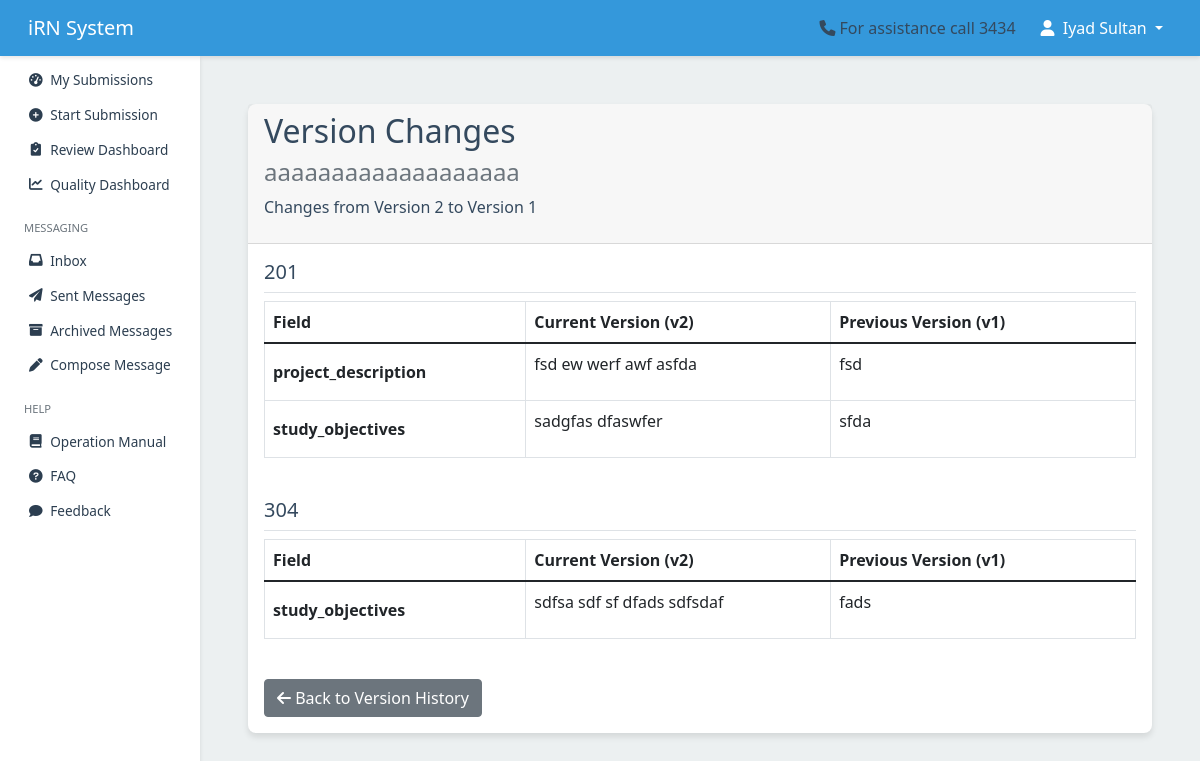
/submission/compare-version/89/2/1/ (signed in), run on an earlier commit of the app's database.
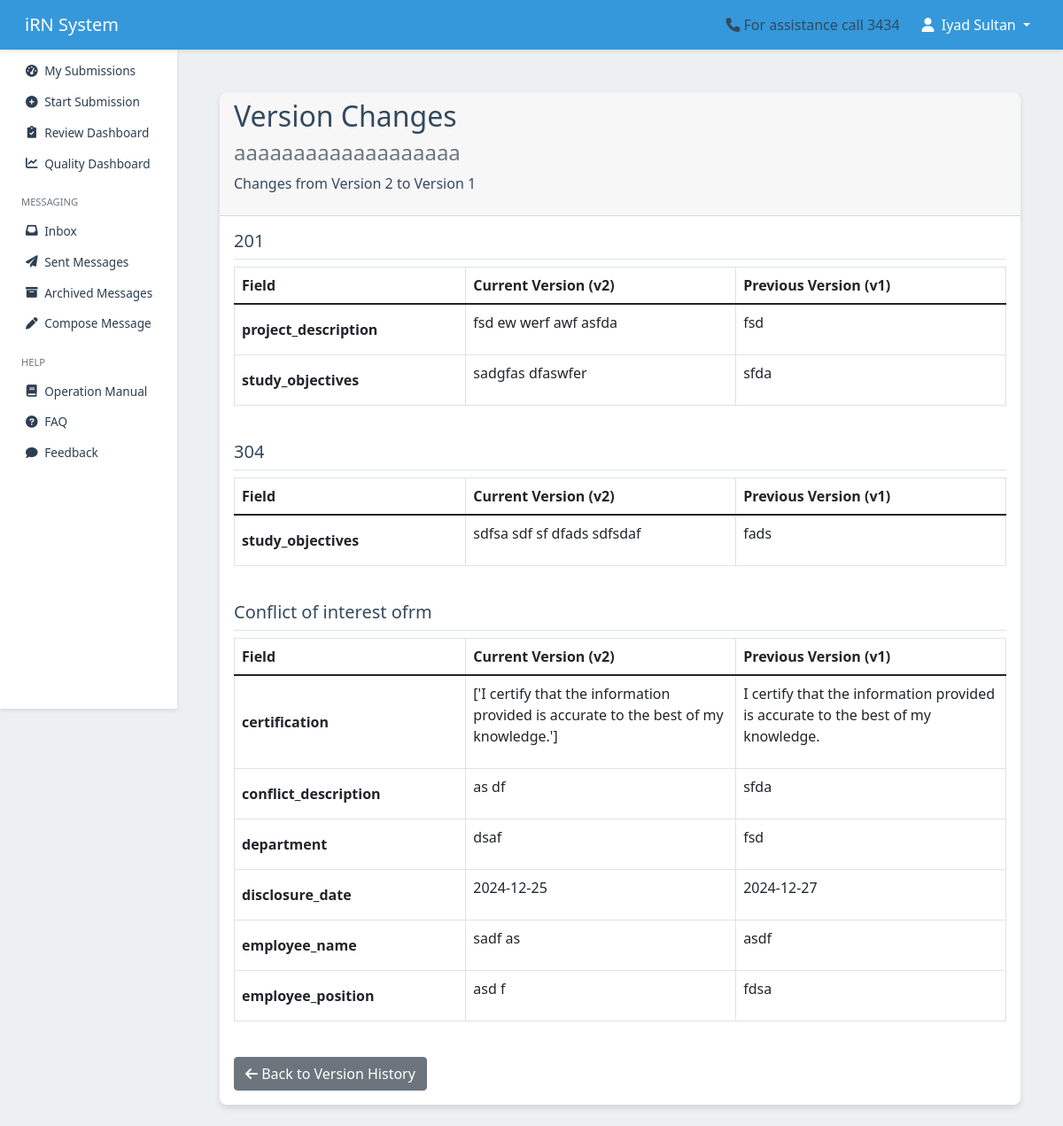
And on a later commit of the database.
### forms_builder/models.py (models this page shows, shortened)
class DynamicForm(models.Model):
    name = models.CharField(max_length=255)
    version = models.PositiveIntegerField(default=1)
    date_created = models.DateTimeField(auto_now_add=True)
    requested_per_investigator = models.BooleanField(
        default=False,
        help_text="If checked, one form will be required per investigator"
    )
    study_types = models.ManyToManyField(StudyType, related_name='forms')
    json_input = models.TextField(blank=True, null=True)
    order = models.PositiveIntegerField(
        default=0,
        help_text='Defines the sequence in which forms appear'
    )
    class Meta:
        verbose_name = 'Dynamic Form'
        verbose_name_plural = 'Dynamic Forms'
        ordering = ['order', 'name']  # Added this line to set default ordering

### submission/models.py (models this page shows, shortened)
class FormDataEntry(models.Model):
    submission = models.ForeignKey(Submission, related_name='form_data_entries', on_delete=models.CASCADE)
    form = models.ForeignKey(DynamicForm, on_delete=models.CASCADE)
    field_name = models.CharField(max_length=255)
    value = models.TextField()
    date_saved = models.DateTimeField(auto_now=True)
    version = models.PositiveIntegerField(default=1)
    study_action = models.ForeignKey(
        'StudyAction',
        null=True,
        blank=True,
        on_delete=models.CASCADE,
        related_name='form_data_entries'
    )
    class Meta:
        indexes = [
            models.Index(fields=['submission', 'form', 'field_name']),
        ]
    @classmethod
    def get_version_data(cls, submission, version):
        entries = cls.objects.filter(
            submission=submission,
            version=version
        ).select_related('form')
        form_data = {}
        for entry in entries:
            if entry.form_id not in form_data:
                form_data[entry.form_id] = {
                    'form': entry.form,
                    'fields': {}
                }
            try:
                if isinstance(entry.value, str) and entry.value.startswith('['):
                    value = ', '.join(json.loads(entry.value))
                else:
                    value = entry.value
            except (json.JSONDecodeError, TypeError):
                value = entry.value
            form_data[entry.form_id]['fields'][entry.field_name] = value
        return form_data

### submission/views.py (the view)
@login_required
def compare_version(request, submission_id, version1, version2):
    submission = get_object_or_404(Submission, temporary_id=submission_id)
    if not submission.can_user_view(request.user):
        messages.error(request, "You don't have permission to view this submission.")
        return redirect('submission:dashboard')
    data_version1 = FormDataEntry.get_version_data(submission, version1)
    data_version2 = FormDataEntry.get_version_data(submission, version2)
    all_form_ids = set(data_version1.keys()) | set(data_version2.keys())
    comparison_data = []
    for form_id in all_form_ids:
        form_v1 = data_version1.get(form_id, {'fields': {}})
        form_v2 = data_version2.get(form_id, {'fields': {}})
        all_fields = set(form_v1['fields'].keys()) | set(form_v2['fields'].keys())
        changes = []
        for field in sorted(all_fields):
            v1_value = form_v1['fields'].get(field, 'Not provided')
            v2_value = form_v2['fields'].get(field, 'Not provided')
            if v1_value != v2_value:
                changes.append({
                    'field': field,
                    'previous_value': v1_value,
                    'current_value': v2_value
                })
        if changes:
            form_name = (form_v1.get('form') or form_v2.get('form')).name
            comparison_data.append({
                'form_name': form_name,
                'changes': changes
            })
    return render(request, 'submission/compare_versions.html', {
        'submission': submission,
        'previous_version': version1,
        'version': version2,
        'comparison_data': comparison_data
    })

### submission/models.py (called while the page is built, shortened)
    def can_user_edit(self, user):
        if user == self.primary_investigator:
            return True
        return (self.coinvestigators.filter(user=user, can_edit=True).exists() or
                self.research_assistants.filter(user=user, can_edit=True).exists())

    def can_user_view(self, user):
        if self.can_user_edit(user) or self.can_user_submit(user):
            return True

### submission/templates/submission/compare_versions.html (shortened to what this page needs)
{% extends 'users/base.html' %}
{% load static %}
{% block content %}
<div class="container mt-4">
    <div class="card">
        <div class="card-header">
            <h2>Version Changes</h2>
            <h4 class="text-muted">{{ submission.title }}</h4>
            <p>Changes from Version {{ previous_version }} to Version {{ version }}</p>
        </div>
        <div class="card-body">
            {% if comparison_data %}
                {% for form_data in comparison_data %}
                    <div class="mb-4">
                        <h5 class="border-bottom pb-2">{{ form_data.form_name }}</h5>
                        <div class="table-responsive">
                            <table class="table table-bordered">
                                <thead>
                                    <tr>
                                        <th style="width: 30%">Field</th>
                                        <th style="width: 35%">Current Version (v{{ previous_version }})</th>
                                        <th style="width: 35%">Previous Version (v{{ version }})</th>
                                    </tr>
                                </thead>
                                <tbody>
                                    {% for change in form_data.changes %}
                                        <tr>
                                            <td class="fw-bold">{{ change.field }}</td>
                                            <td class="bg-light-yellow">
                                                {% if change.previous_value != None %}
                                                    {{ change.previous_value|linebreaks }}
                                                {% else %}
                                                    <em>No value</em>
                                                {% endif %}
                                            </td>
                                            <td class="bg-light-green">
                                                {% if change.current_value != None %}
                                                    {{ change.current_value|linebreaks }}
                                                {% else %}
                                                    <em>No value</em>
                                                {% endif %}
                                            </td>
                                        </tr>
                                    {% endfor %}
                                </tbody>
                            </table>
                        </div>
                    </div>
                {% endfor %}
            {% else %}
                <div class="alert alert-info">
                    <i class="fas fa-info-circle"></i> No changes found between these versions.
                </div>
            {% endif %}
            <div class="mt-4">
                <a href="{% url 'submission:version_history' submission.temporary_id %}" class="btn btn-secondary">
                    <i class="fas fa-arrow-left"></i> Back to Version History
                </a>
            </div>
        </div>
    </div>
</div>
{% endblock %}

What changed in the data, as far as the page shows it:
now on this page (row unchanged): DynamicForm: form_name "Conflict of interest ofrm"
now on this page (row unchanged): FormDataEntry: field "certification"
added FormDataEntry: previous_value "['I certify that the information provided is accurate to the best of my knowledge.']"
now on this page (row unchanged): FormDataEntry: field "conflict_description"
added FormDataEntry: previous_value "as df"
now on this page (row unchanged): FormDataEntry: current_value "sfda"
now on this page (row unchanged): FormDataEntry: field "department"
added FormDataEntry: previous_value "dsaf"
now on this page (row unchanged): FormDataEntry: current_value "fsd"
now on this page (row unchanged): FormDataEntry: field "disclosure_date"
added FormDataEntry: previous_value "2024-12-25"
now on this page (row unchanged): FormDataEntry: current_value "2024-12-27"
now on this page (row unchanged): FormDataEntry: field "employee_name"
added FormDataEntry: previous_value "sadf as"
now on this page (row unchanged): FormDataEntry: current_value "asdf"
now on this page (row unchanged): FormDataEntry: field "employee_position"
added FormDataEntry: previous_value "asd f"
now on this page (row unchanged): FormDataEntry: current_value "fdsa"
Also different on the page:
new list line: "Field Current Version (v 2 ) Previous Version (v 1 ) I certify that the information provided is accurate to the best of my knowledge."
